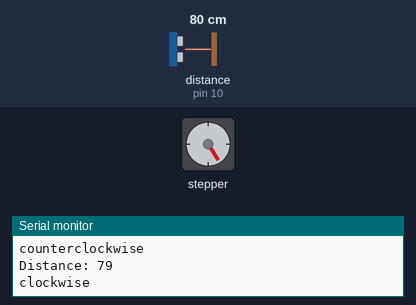
A sketch run on a simulated Arduino Uno, built with avr-gcc and run on an emulated ATmega328P. Parts: stepper motor, the last lines printed to the serial monitor. Wiring (inferred from the names in the program): ultrasonic range finder: trigger pin 9; echo pin 10. The test bench sets the inputs (shaded band); at power-on: distance to the obstacle (sensor on pin 10) 80 cm. The echo pulse lasts 58.3 µs per cm; stepper angles assume 400 steps per turn.

Above: at 4.8 s.
4.9 s: distance to the obstacle (sensor on pin 10) set to 250 cm
At 7.9 s:
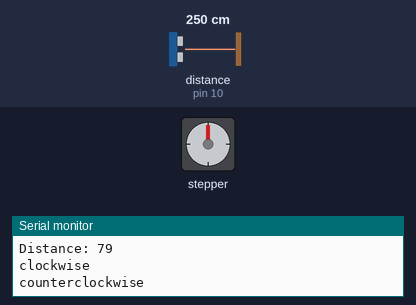
14.2 s: distance to the obstacle (sensor on pin 10) set to 2 cm
At 14.58 s:
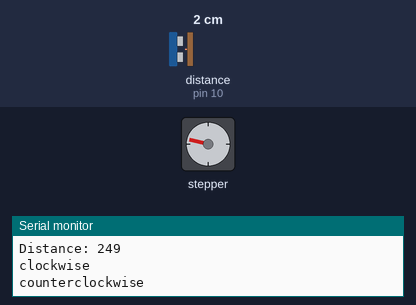
Timing chart, 0 to 29.5 s (numbered marks = the images above; inputs shaded):
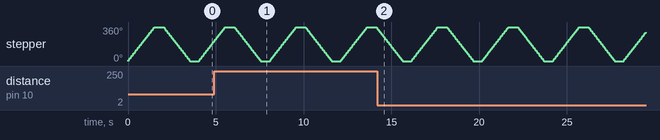

The sketch:

stepper_gate.ino
```cpp
#include <Stepper.h>

#define trigPin 9

#define echoPin 10

const int rasp = 12;

const int stepsPerRevolution = 400;  // number of steps per revolution

long duration, distance;


Stepper myStepper1(stepsPerRevolution, 2, 4, 3, 5);


void setup() {
    pinMode(trigPin, OUTPUT);
  pinMode(echoPin, INPUT);


  // set the speed at 60 rpm:
  myStepper1.setSpeed(40);

  // initialize the serial port:
  pinMode(rasp, INPUT);

  Serial.begin(9600);
}

void loop() {
 digitalWrite(trigPin, LOW);
 delayMicroseconds(2);
 digitalWrite(trigPin, HIGH);
 delayMicroseconds(10);
 digitalWrite(trigPin, LOW);
 duration = pulseIn(echoPin, HIGH);
  distance = (duration*.0343)/2;


  Serial.print("Distance: ");
  Serial.println(distance);


 //if(distance <= 30)
  //{
  // step one revolution  in one direction:
  Serial.println("clockwise");
  myStepper1.step(stepsPerRevolution);
  delay(500);

 // step one revolution in the other direction:
  Serial.println("counterclockwise");
  myStepper1.step(-stepsPerRevolution);
  delay(500);
  //}


}
```
